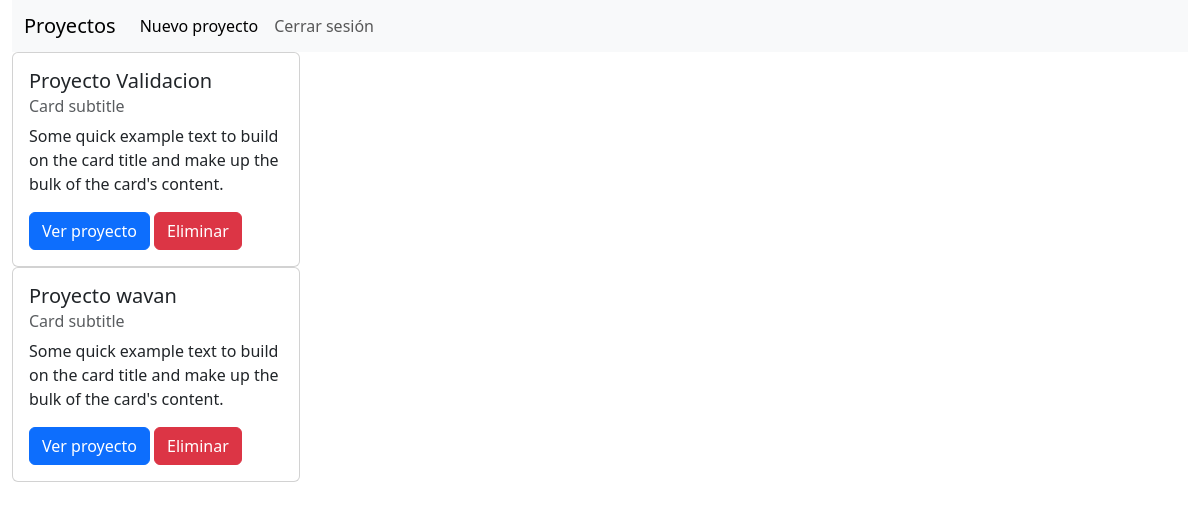
Screenshot of /proyectos/nuevo (signed in) with the database file from the repository.
### proyectos/models.py (models this page shows, shortened)
class Proyecto(models.Model):
    nombre_proyecto = models.CharField(max_length=100)
    usuarios = models.ManyToManyField(User, through='ProyectoUsuario')

### proyectos/views.py (the view)
# urls.py: path('nuevo',views.acceso_proyectos_guard,name='crearProyecto'),
@login_required(login_url='login')
def acceso_proyectos_guard(request):
    usuario = request.user
    if ProyectoUsuario.tiene_proyectos(usuario=usuario):
        return index(request)
    if request.user.has_perm('proyectos.add_proyecto'):
        return redirect('crearProyecto')
    return HttpResponse(status=204)

### proyectos/models.py (called while the page is built)
    def obtener_proyectos(usuario):
        return list(usuario.proyecto_set.all())

    def tiene_proyectos(usuario):
        return len(ProyectoUsuario.obtener_proyectos(usuario)) > 0

### proyectos/views.py (called while the page is built)
@login_required(login_url='login')
def index(request):
    usuario = request.user
    listaProyectos = ProyectoUsuario.obtener_proyectos(usuario=usuario)
    data = {
        'proyectos': listaProyectos,
    }
    return render(request, 'ver_proyectos.html', data)

### proyectos/templates/ver_proyectos.html (shortened to what this page needs)
{% load bootstrap5 %}
<!DOCTYPE html>
<html lang="es">
<head>
    {% bootstrap_css %}
    {% load static %}
    <link rel="stylesheet" href="{% static 'styles_proyectos.css' %}">
</head>
<body class="container-fluid">
<nav class="navbar navbar-expand-lg navbar-light bg-light">
    <div class="container-fluid">
        <a class="navbar-brand" href="#">Proyectos</a>
        <div class="collapse navbar-collapse" id="navbarSupportedContent">
            <ul class="navbar-nav me-auto mb-2 mb-lg-0">
                {% if perms.proyectos.add_proyecto %}
                <li>
                    <a class="nav-link active" aria-current="page" href={% url 'crearProyecto' %}>Nuevo proyecto</a>
                </li>
                {% endif %}
                <li class="nav-item">
                    <a class="nav-link" href="{% url 'cerrar_sesion' %}">Cerrar sesión</a>
                </li>
            </ul>
        </div>
    </div>
</nav>
<section class="container-fluid">
    {% for item in proyectos %}
        <div class="card" style="width: 18rem;">
            <div class="card-body">
              <h5 class="card-title">{{item.nombre_proyecto}}</h5>
              <h6 class="card-subtitle mb-2 text-muted">Card subtitle</h6>
              <p class="card-text">Some quick example text to build on the card title and make up the bulk of the card's content.</p>
              <a href="#" class="btn btn-primary">Ver proyecto</a>
              <a href="#" class="btn btn-danger">Eliminar</a>
            </div>
        </div>
    {% endfor %}
</section>
</body>
</html>

### proyectos/static/styles_proyectos.css (style rules this page uses)
nav { height: 6.5vh; }
section { overflow: auto; height: 93.5vh; padding: 0 !important; }

### rows the page displays
Proyecto: nombre_proyecto "Proyecto Validacion"
Proyecto: nombre_proyecto "Proyecto wavan"
